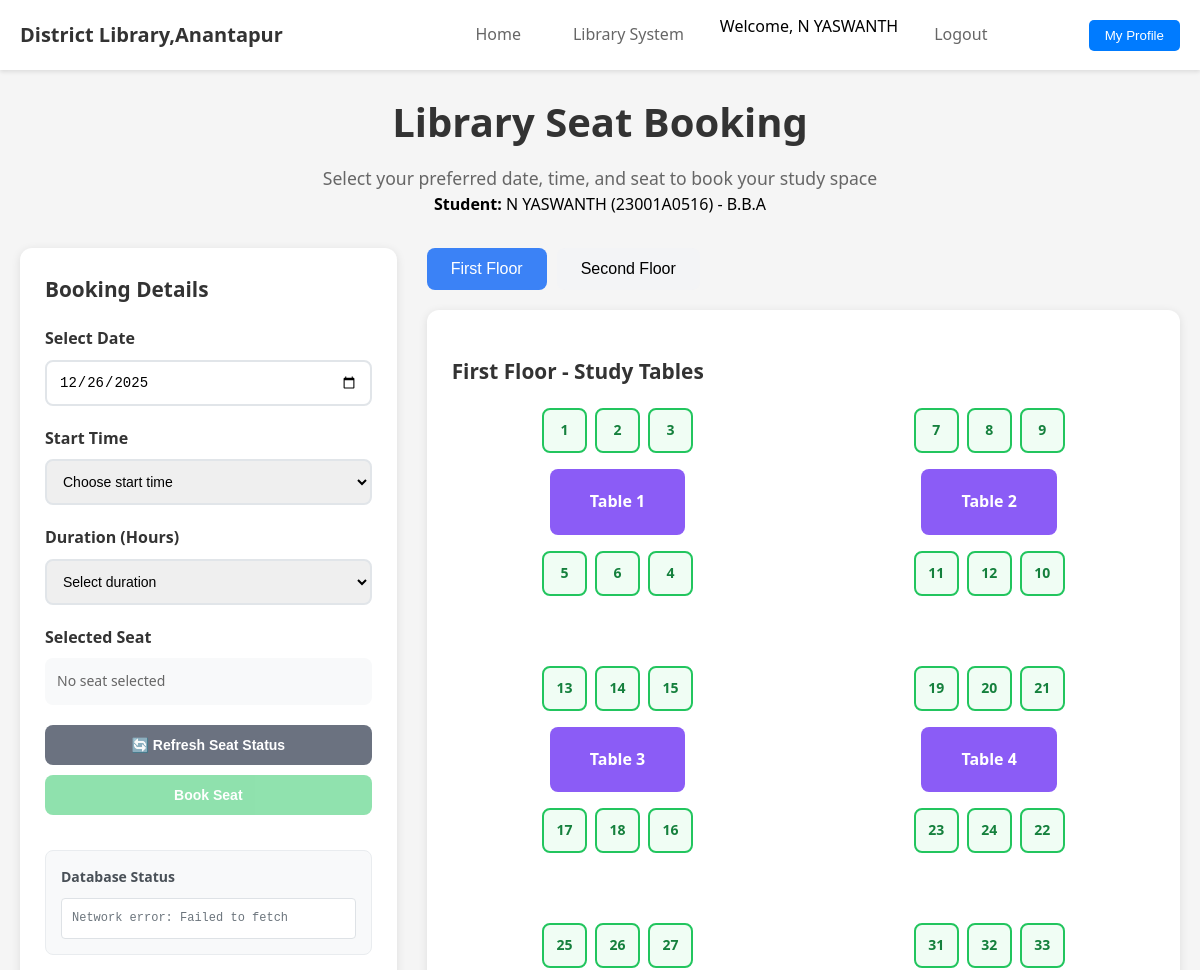
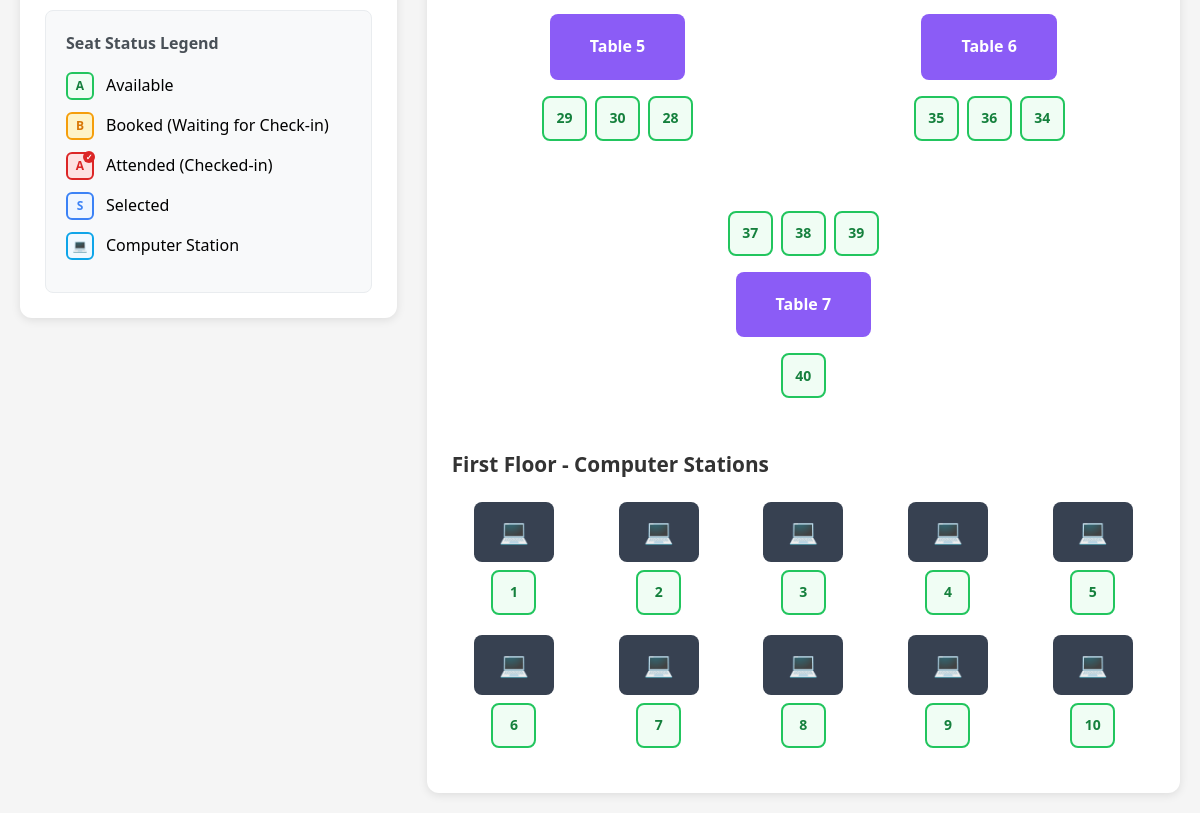
The page /seatb/get-booked-seats.php (signed in) on the database its author committed (2 pictures, top to bottom).
### tables this page shows
CREATE TABLE `students` (
  `id` int(11) NOT NULL,
  `student_name` varchar(100) NOT NULL,
  `roll_number` varchar(50) NOT NULL,
  `course` varchar(100) DEFAULT NULL,
  `email` varchar(100) NOT NULL,
  `phone` varchar(15) NOT NULL,
  `password` varchar(255) NOT NULL,
  `passport_photo` longtext DEFAULT NULL,
  `id_card_photo` longtext DEFAULT NULL,
  `status` enum('pending','approved','rejected') DEFAULT 'pending',
  `issue` text DEFAULT 'No issue',
  `registration_date` timestamp NOT NULL DEFAULT current_timestamp(),
  `created_at` timestamp NOT NULL DEFAULT current_timestamp(),
  `updated_at` timestamp NOT NULL DEFAULT current_timestamp() ON UPDATE current_timestamp()
);

### seatb/get-booked-seats.php (the view, shortened to what this page needs)
<?php
require_once 'config.php';
function getStudentById($id) {
    global $pdo;
    try {
        $stmt = $pdo->prepare("SELECT * FROM students WHERE id = ?");
        $stmt->execute([$id]);
        return $stmt->fetch();
    } catch (PDOException $e) {
        return false;
    }
}
$student = getStudentById($_SESSION['student_id']);
?>
<!DOCTYPE html>
<html lang="en">
<head>
    <link rel="stylesheet" href="styles.css">
</head>
<body>
    <nav class="main-navbar">
        <div class="nav-container">
            <div class="nav-brand">
                <span class="nav-brand-text">District Library,Anantapur </span>
            </div>
            <div class="nav-menu" id="navMenu">
                <a href="../index.html" class="nav-link">Home</a>
                <a href="../library-system.html" class="nav-link">Library System</a>
                <span class="nav-user">Welcome, <?php echo htmlspecialchars($student['student_name']); ?></span>
                <a href="?logout=1" class="nav-link nav-logout">Logout</a>
            </div>
    <div style="position: absolute; top: 20px; right: 20px;">
    <form id="profileForm" action="student-profile.php" method="POST">
        <button type="submit" style="padding: 8px 16px; background-color: #007BFF; color: white; border: none; border-radius: 5px;">
            My Profile
        </button>
    </form>
</div>
        </div>
    </nav>
    <div class="container">
        <header class="header">
            <h1>Library Seat Booking</h1>
            <p>Select your preferred date, time, and seat to book your study space</p>
            <div class="user-info">
                <strong>Student:</strong> <?php echo htmlspecialchars($student['student_name']); ?>
                (<?php echo htmlspecialchars($student['roll_number']); ?>) -
                <?php echo htmlspecialchars($student['course']); ?>
            </div>
        </header>
        <div class="booking-container">
            <div class="booking-controls">
                <h3>Booking Details</h3>
                <form method="POST" id="bookingForm">
                    <div class="form-group">
                        <label for="booking_date">Select Date</label>
                        <input type="date" id="booking_date" name="booking_date" min="<?php echo date('Y-m-d'); ?>" required>
                    </div>
                    <div class="form-group">
                        <label for="start_time">Start Time</label>
                        <select id="start_time" name="start_time" required>
                            <option value="">Choose start time</option>
                        </select>
                    </div>
                    <div class="form-group">
                        <label for="duration">Duration (Hours)</label>
                        <select id="duration" name="duration" required>
                            <option value="">Select duration</option>
                        </select>
                    </div>
                    <div class="form-group">
                        <label>Selected Seat</label>
                        <div id="selectedSeatInfo" class="seat-info">
                            No seat selected
                        </div>
                    </div>
                    <button type="button" id="refreshBtn" class="btn btn-secondary">
                        🔄 Refresh Seat Status
                    </button>
                    <button type="submit" name="book_seat" id="bookSeatBtn" class="btn btn-success" disabled>
                        Book Seat
                    </button>
                </form>
                <div class="debug-section">
                    <h4>Database Status</h4>
                    <div id="debugInfo" class="debug-info">
                    </div>
                </div>
                <div class="seat-legend">
                    <h4>Seat Status Legend</h4>
                    <div class="legend-item">
                        <span class="legend-seat available">A</span>
                        <span>Available</span>
                    </div>
                    <div class="legend-item">
                        <span class="legend-seat booked">B</span>
                        <span>Booked (Waiting for Check-in)</span>
                    </div>
                    <div class="legend-item">
                        <span class="legend-seat attended">A</span>
                        <span>Attended (Checked-in)</span>
                    </div>
                    <div class="legend-item">
                        <span class="legend-seat selected">S</span>
                        <span>Selected</span>
                    </div>
                    <div class="legend-item">
                        <span class="legend-seat computer">💻</span>
                        <span>Computer Station</span>
                    </div>
                </div>
            </div>
            <div class="seat-layout">
                <div class="floor-tabs">
                    <button class="floor-tab active" data-floor="first">First Floor</button>
                    <button class="floor-tab" data-floor="second">Second Floor</button>
                </div>
                <div id="firstFloor" class="floor-content active">
                    <div class="floor-section">
                        <h3 class="section-title">First Floor - Study Tables</h3>
                        <div class="tables-container">
                            <div class="table-group">
                                <div class="table-seats-top">
                                    <div class="seat available" data-seat-id="1" data-is-computer="false">1</div>
                                    <div class="seat available" data-seat-id="2" data-is-computer="false">2</div>
                                    <div class="seat available" data-seat-id="3" data-is-computer="false">3</div>
                                </div>
                                <div class="table-center">Table 1</div>
                                <div class="table-seats-bottom">
                                    <div class="seat available" data-seat-id="5" data-is-computer="false">5</div>
                                    <div class="seat available" data-seat-id="6" data-is-computer="false">6</div>
                                    <div class="seat available" data-seat-id="4" data-is-computer="false">4</div>
                                </div>
                            </div>
                            <div class="table-group">
                                <div class="table-seats-top">
                                    <div class="seat available" data-seat-id="7" data-is-computer="false">7</div>
                                    <div class="seat available" data-seat-id="8" data-is-computer="false">8</div>
                                    <div class="seat available" data-seat-id="9" data-is-computer="false">9</div>
                                </div>
                                <div class="table-center">Table 2</div>
                                <div class="table-seats-bottom">
                                    <div class="seat available" data-seat-id="11" data-is-computer="false">11</div>
                                    <div class="seat available" data-seat-id="12" data-is-computer="false">12</div>
                                    <div class="seat available" data-seat-id="10" data-is-computer="false">10</div>
                                </div>
                            </div>
                            <div class="table-group">
                                <div class="table-seats-top">
                                    <div class="seat available" data-seat-id="13" data-is-computer="false">13</div>
                                    <div class="seat available" data-seat-id="14" data-is-computer="false">14</div>
                                    <div class="seat available" data-seat-id="15" data-is-computer="false">15</div>
                                </div>
                                <div class="table-center">Table 3</div>
                                <div class="table-seats-bottom">
                                    <div class="seat available" data-seat-id="17" data-is-computer="false">17</div>
                                    <div class="seat available" data-seat-id="18" data-is-computer="false">18</div>
                                    <div class="seat available" data-seat-id="16" data-is-computer="false">16</div>
                                </div>
                            </div>
                            <div class="table-group">
                                <div class="table-seats-top">
                                    <div class="seat available" data-seat-id="19" data-is-computer="false">19</div>
                                    <div class="seat available" data-seat-id="20" data-is-computer="false">20</div>
                                    <div class="seat available" data-seat-id="21" data-is-computer="false">21</div>
                                </div>
                                <div class="table-center">Table 4</div>
                                <div class="table-seats-bottom">
                                    <div class="seat available" data-seat-id="23" data-is-computer="false">23</div>
                                    <div class="seat available" data-seat-id="24" data-is-computer="false">24</div>
                                    <div class="seat available" data-seat-id="22" data-is-computer="false">22</div>
                                </div>
                            </div>
                            <div class="table-group">
                                <div class="table-seats-top">
                                    <div class="seat available" data-seat-id="25" data-is-computer="false">25</div>
                                    <div class="seat available" data-seat-id="26" data-is-computer="false">26</div>
                                    <div class="seat available" data-seat-id="27" data-is-computer="false">27</div>
                                </div>
                                <div class="table-center">Table 5</div>
                                <div class="table-seats-bottom">
                                    <div class="seat available" data-seat-id="29" data-is-computer="false">29</div>
                                    <div class="seat available" data-seat-id="30" data-is-computer="false">30</div>
                                    <div class="seat available" data-seat-id="28" data-is-computer="false">28</div>
                                </div>
                            </div>
                            <div class="table-group">
                                <div class="table-seats-top">
                                    <div class="seat available" data-seat-id="31" data-is-computer="false">31</div>
                                    <div class="seat available" data-seat-id="32" data-is-computer="false">32</div>
                                    <div class="seat available" data-seat-id="33" data-is-computer="false">33</div>
                                </div>
                                <div class="table-center">Table 6</div>
                                <div class="table-seats-bottom">
                                    <div class="seat available" data-seat-id="35" data-is-computer="false">35</div>
                                    <div class="seat available" data-seat-id="36" data-is-computer="false">36</div>
                                    <div class="seat available" data-seat-id="34" data-is-computer="false">34</div>
                                </div>
                            </div>
                            <div class="table-group table-7">
                                <div class="table-seats-top">
                                    <div class="seat available" data-seat-id="37" data-is-computer="false">37</div>
                                    <div class="seat available" data-seat-id="38" data-is-computer="false">38</div>
                                    <div class="seat available" data-seat-id="39" data-is-computer="false">39</div>
                                </div>
                                <div class="table-center">Table 7</div>
                                <div class="table-seats-bottom">
                                    <div class="seat available" data-seat-id="40" data-is-computer="false">40</div>
                                </div>
                            </div>
                        </div>
                        <h3 class="section-title">First Floor - Computer Stations</h3>
                        <div class="computers-container">
                            <div class="computer-station">
                                <div class="computer-desk">💻</div>
                                <div class="computer-seat available" data-seat-id="C1" data-is-computer="true">1</div>
                            </div>
                            <div class="computer-station">
                                <div class="computer-desk">💻</div>
                                <div class="computer-seat available" data-seat-id="C2" data-is-computer="true">2</div>
                            </div>
                            <div class="computer-station">
                                <div class="computer-desk">💻</div>
                                <div class="computer-seat available" data-seat-id="C3" data-is-computer="true">3</div>
                            </div>
                            <div class="computer-station">
                                <div class="computer-desk">💻</div>
                                <div class="computer-seat available" data-seat-id="C4" data-is-computer="true">4</div>
                            </div>
                            <div class="computer-station">
                                <div class="computer-desk">💻</div>
                                <div class="computer-seat available" data-seat-id="C5" data-is-computer="true">5</div>
                            </div>
                            <div class="computer-station">
                                <div class="computer-desk">💻</div>
                                <div class="computer-seat available" data-seat-id="C6" data-is-computer="true">6</div>
                            </div>
                            <div class="computer-station">
                                <div class="computer-desk">💻</div>
                                <div class="computer-seat available" data-seat-id="C7" data-is-computer="true">7</div>
                            </div>
                            <div class="computer-station">
                                <div class="computer-desk">💻</div>
                                <div class="computer-seat available" data-seat-id="C8" data-is-computer="true">8</div>
                            </div>
                            <div class="computer-station">
                                <div class="computer-desk">💻</div>
                                <div class="computer-seat available" data-seat-id="C9" data-is-computer="true">9</div>
                            </div>
                            <div class="computer-station">
                                <div class="computer-desk">💻</div>
                                <div class="computer-seat available" data-seat-id="C10" data-is-computer="true">10</div>
                            </div>
                        </div>
                    </div>
                </div>
            </div>
        </div>
    </div>
</body>
</html>

### rows shown on the page
students: student_name "N YASWANTH", roll_number "23001A0516", course "B.B.A"
